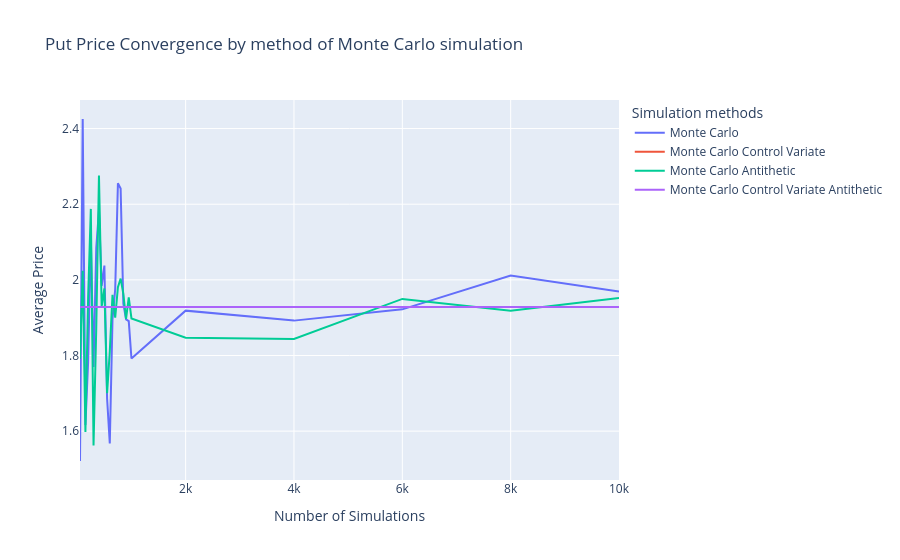

Write notebook code for a chart like this one.
### Code cell
fig = go.Figure()

# Courbe 1 : Moyenne
fig.add_trace(go.Scatter(
    x=df_put_mc.index,
    y=df_put_mc["mean"],
    mode='lines',
    name='Monte Carlo'
))

fig.add_trace(go.Scatter(
    x=df_put_mc_cv.index,
    y=df_put_mc_cv["mean"],
    mode='lines',
    name='Monte Carlo Control Variate'
))

fig.add_trace(go.Scatter(
    x=df_put_mc_an.index,
    y=df_put_mc_an["mean"],
    mode='lines',
    name='Monte Carlo Antithetic'
))

fig.add_trace(go.Scatter(
    x=df_put_mc_an_cv.index,
    y=df_put_mc_an_cv["mean"],
    mode='lines',
    name='Monte Carlo Control Variate Antithetic'
))

fig.update_layout(
    title="Put Price Convergence by method of Monte Carlo simulation",
    xaxis_title="Number of Simulations",
    yaxis_title="Average Price",
    legend_title="Simulation methods"
)

fig.show()

### Figure 1 — Plotly figure (JSON) as saved in the notebook; plotly's stock layout.template omitted (floating-point values rounded to 4 significant figures)
{"data": [{"mode": "lines", "name": "Monte Carlo", "type": "scatter", "x": [50, 100, 150, 200, 250, 300, 350, 400, 450, 500, 550, 600, 650, 700, 750, 800, 850, 900, 950, 1000, 2000, 4000, 6000, 8000, 10000], "y": [1.521, 2.425, 1.616, 1.783, 2.11, 1.77, 2.084, 2.184, 1.984, 2.038, 1.686, 1.567, 1.896, 1.976, 2.255, 2.242, 1.937, 1.896, 1.891, 1.792, 1.919, 1.892, 1.922, 2.012, 1.969]}, {"mode": "lines", "name": "Monte Carlo Control Variate", "type": "scatter", "x": [50, 100, 150, 200, 250, 300, 350, 400, 450, 500, 550, 600, 650, 700, 750, 800, 850, 900, 950, 1000, 2000, 4000, 6000, 8000, 10000], "y": [1.928, 1.928, 1.928, 1.928, 1.928, 1.928, 1.928, 1.928, 1.928, 1.928, 1.928, 1.928, 1.928, 1.928, 1.928, 1.928, 1.928, 1.928, 1.928, 1.928, 1.928, 1.928, 1.928, 1.928, 1.928]}, {"mode": "lines", "name": "Monte Carlo Antithetic", "type": "scatter", "x": [50, 100, 150, 200, 250, 300, 350, 400, 450, 500, 550, 600, 650, 700, 750, 800, 850, 900, 950, 1000, 2000, 4000, 6000, 8000, 10000], "y": [1.791, 2.024, 1.598, 1.955, 2.188, 1.562, 1.871, 2.276, 1.93, 1.977, 1.7, 1.811, 1.961, 1.9, 1.981, 2.003, 1.963, 1.897, 1.954, 1.898, 1.847, 1.844, 1.95, 1.918, 1.952]}, {"mode": "lines", "name": "Monte Carlo Control Variate Antithetic", "type": "scatter", "x": [50, 100, 150, 200, 250, 300, 350, 400, 450, 500, 550, 600, 650, 700, 750, 800, 850, 900, 950, 1000, 2000, 4000, 6000, 8000, 10000], "y": [1.928, 1.928, 1.928, 1.928, 1.928, 1.928, 1.928, 1.928, 1.928, 1.928, 1.928, 1.928, 1.928, 1.928, 1.928, 1.928, 1.928, 1.928, 1.928, 1.928, 1.928, 1.928, 1.928, 1.928, 1.928]}], "layout": {"legend": {"title": {"text": "Simulation methods"}}, "title": {"text": "Put Price Convergence by method of Monte Carlo simulation"}, "xaxis": {"title": {"text": "Number of Simulations"}}, "yaxis": {"title": {"text": "Average Price"}}}}
